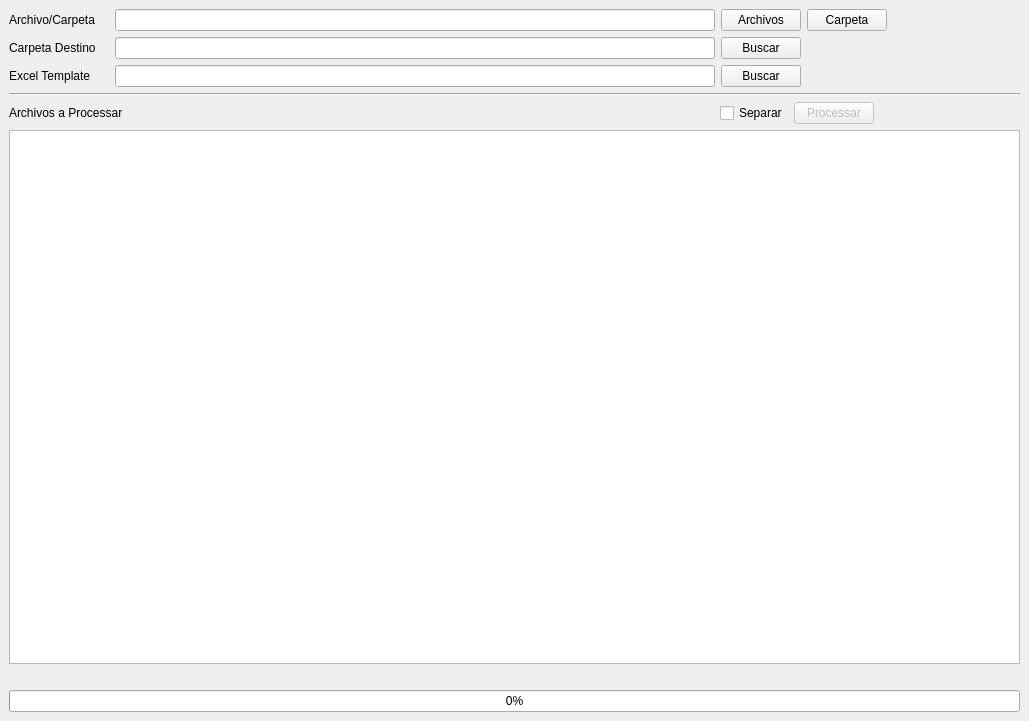
<?xml version="1.0" encoding="UTF-8"?>
<ui version="4.0">
 <class>MainWindow</class>
 <widget class="QMainWindow" name="MainWindow">
  <property name="windowModality">
   <enum>Qt::NonModal</enum>
  </property>
  <property name="geometry">
   <rect>
    <x>0</x>
    <y>0</y>
    <width>1029</width>
    <height>721</height>
   </rect>
  </property>
  <property name="sizePolicy">
   <sizepolicy hsizetype="Maximum" vsizetype="Maximum">
    <horstretch>0</horstretch>
    <verstretch>0</verstretch>
   </sizepolicy>
  </property>
  <property name="windowTitle">
   <string>Inspetrio - Informes de Inspección</string>
  </property>
  <property name="iconSize">
   <size>
    <width>170</width>
    <height>30</height>
   </size>
  </property>
  <property name="documentMode">
   <bool>false</bool>
  </property>
  <property name="unifiedTitleAndToolBarOnMac">
   <bool>false</bool>
  </property>
  <widget class="QWidget" name="centralwidget">
   <property name="sizePolicy">
    <sizepolicy hsizetype="Preferred" vsizetype="Preferred">
     <horstretch>0</horstretch>
     <verstretch>0</verstretch>
    </sizepolicy>
   </property>
   <layout class="QGridLayout" name="gridLayout">
    <item row="7" column="0">
     <widget class="QLabel" name="label_4">
      <property name="text">
       <string/>
      </property>
     </widget>
    </item>
    <item row="3" column="0">
     <widget class="Line" name="line">
      <property name="orientation">
       <enum>Qt::Horizontal</enum>
      </property>
     </widget>
    </item>
    <item row="8" column="0">
     <widget class="QProgressBar" name="progressBar">
      <property name="value">
       <number>0</number>
      </property>
     </widget>
    </item>
    <item row="0" column="0">
     <layout class="QHBoxLayout" name="horizontalLayout" stretch="0,0,0,0,0">
      <property name="sizeConstraint">
       <enum>QLayout::SetDefaultConstraint</enum>
      </property>
      <property name="leftMargin">
       <number>0</number>
      </property>
      <item>
       <widget class="QLabel" name="label">
        <property name="sizePolicy">
         <sizepolicy hsizetype="Fixed" vsizetype="Fixed">
          <horstretch>0</horstretch>
          <verstretch>0</verstretch>
         </sizepolicy>
        </property>
        <property name="minimumSize">
         <size>
          <width>100</width>
          <height>0</height>
         </size>
        </property>
        <property name="maximumSize">
         <size>
          <width>100</width>
          <height>16777215</height>
         </size>
        </property>
        <property name="frameShadow">
         <enum>QFrame::Raised</enum>
        </property>
        <property name="lineWidth">
         <number>0</number>
        </property>
        <property name="text">
         <string>Archivo/Carpeta</string>
        </property>
       </widget>
      </item>
      <item>
       <widget class="QLineEdit" name="lineEdit">
        <property name="sizePolicy">
         <sizepolicy hsizetype="Expanding" vsizetype="Fixed">
          <horstretch>0</horstretch>
          <verstretch>0</verstretch>
         </sizepolicy>
        </property>
        <property name="minimumSize">
         <size>
          <width>600</width>
          <height>0</height>
         </size>
        </property>
        <property name="maximumSize">
         <size>
          <width>800</width>
          <height>16777215</height>
         </size>
        </property>
        <property name="readOnly">
         <bool>true</bool>
        </property>
        <property name="clearButtonEnabled">
         <bool>false</bool>
        </property>
       </widget>
      </item>
      <item>
       <widget class="QPushButton" name="pushButton">
        <property name="sizePolicy">
         <sizepolicy hsizetype="Fixed" vsizetype="Fixed">
          <horstretch>0</horstretch>
          <verstretch>0</verstretch>
         </sizepolicy>
        </property>
        <property name="text">
         <string>Archivos</string>
        </property>
       </widget>
      </item>
      <item>
       <widget class="QPushButton" name="pushButton_5">
        <property name="sizePolicy">
         <sizepolicy hsizetype="Fixed" vsizetype="Fixed">
          <horstretch>0</horstretch>
          <verstretch>0</verstretch>
         </sizepolicy>
        </property>
        <property name="text">
         <string>Carpeta</string>
        </property>
       </widget>
      </item>
      <item>
       <spacer name="horizontalSpacer">
        <property name="orientation">
         <enum>Qt::Horizontal</enum>
        </property>
        <property name="sizeType">
         <enum>QSizePolicy::MinimumExpanding</enum>
        </property>
        <property name="sizeHint" stdset="0">
         <size>
          <width>40</width>
          <height>20</height>
         </size>
        </property>
       </spacer>
      </item>
     </layout>
    </item>
    <item row="1" column="0">
     <layout class="QHBoxLayout" name="horizontalLayout_2">
      <item>
       <widget class="QLabel" name="label_2">
        <property name="sizePolicy">
         <sizepolicy hsizetype="Fixed" vsizetype="Fixed">
          <horstretch>0</horstretch>
          <verstretch>0</verstretch>
         </sizepolicy>
        </property>
        <property name="minimumSize">
         <size>
          <width>100</width>
          <height>0</height>
         </size>
        </property>
        <property name="maximumSize">
         <size>
          <width>100</width>
          <height>16777215</height>
         </size>
        </property>
        <property name="cursor">
         <cursorShape>ArrowCursor</cursorShape>
        </property>
        <property name="text">
         <string>Carpeta Destino</string>
        </property>
       </widget>
      </item>
      <item>
       <widget class="QLineEdit" name="lineEdit_2">
        <property name="minimumSize">
         <size>
          <width>600</width>
          <height>0</height>
         </size>
        </property>
        <property name="maximumSize">
         <size>
          <width>800</width>
          <height>16777215</height>
         </size>
        </property>
        <property name="readOnly">
         <bool>true</bool>
        </property>
       </widget>
      </item>
      <item>
       <widget class="QPushButton" name="pushButton_2">
        <property name="sizePolicy">
         <sizepolicy hsizetype="Fixed" vsizetype="Fixed">
          <horstretch>0</horstretch>
          <verstretch>0</verstretch>
         </sizepolicy>
        </property>
        <property name="text">
         <string>Buscar</string>
        </property>
       </widget>
      </item>
      <item>
       <spacer name="horizontalSpacer_2">
        <property name="orientation">
         <enum>Qt::Horizontal</enum>
        </property>
        <property name="sizeType">
         <enum>QSizePolicy::MinimumExpanding</enum>
        </property>
        <property name="sizeHint" stdset="0">
         <size>
          <width>40</width>
          <height>20</height>
         </size>
        </property>
       </spacer>
      </item>
     </layout>
    </item>
    <item row="6" column="0">
     <widget class="QListWidget" name="listWidget">
      <property name="maximumSize">
       <size>
        <width>16777215</width>
        <height>16777215</height>
       </size>
      </property>
     </widget>
    </item>
    <item row="2" column="0">
     <layout class="QHBoxLayout" name="horizontalLayout_4">
      <item>
       <widget class="QLabel" name="label_5">
        <property name="sizePolicy">
         <sizepolicy hsizetype="Fixed" vsizetype="Fixed">
          <horstretch>0</horstretch>
          <verstretch>0</verstretch>
         </sizepolicy>
        </property>
        <property name="minimumSize">
         <size>
          <width>100</width>
          <height>0</height>
         </size>
        </property>
        <property name="maximumSize">
         <size>
          <width>100</width>
          <height>16777215</height>
         </size>
        </property>
        <property name="text">
         <string>Excel Template</string>
        </property>
       </widget>
      </item>
      <item>
       <widget class="QLineEdit" name="lineEdit_3">
        <property name="minimumSize">
         <size>
          <width>600</width>
          <height>0</height>
         </size>
        </property>
        <property name="maximumSize">
         <size>
          <width>800</width>
          <height>16777215</height>
         </size>
        </property>
        <property name="readOnly">
         <bool>true</bool>
        </property>
       </widget>
      </item>
      <item>
       <widget class="QPushButton" name="pushButton_4">
        <property name="sizePolicy">
         <sizepolicy hsizetype="Fixed" vsizetype="Fixed">
          <horstretch>0</horstretch>
          <verstretch>0</verstretch>
         </sizepolicy>
        </property>
        <property name="text">
         <string>Buscar</string>
        </property>
       </widget>
      </item>
      <item>
       <spacer name="horizontalSpacer_4">
        <property name="orientation">
         <enum>Qt::Horizontal</enum>
        </property>
        <property name="sizeType">
         <enum>QSizePolicy::MinimumExpanding</enum>
        </property>
        <property name="sizeHint" stdset="0">
         <size>
          <width>40</width>
          <height>20</height>
         </size>
        </property>
       </spacer>
      </item>
     </layout>
    </item>
    <item row="4" column="0">
     <layout class="QHBoxLayout" name="horizontalLayout_3">
      <item>
       <widget class="QLabel" name="label_3">
        <property name="sizePolicy">
         <sizepolicy hsizetype="Expanding" vsizetype="Fixed">
          <horstretch>0</horstretch>
          <verstretch>0</verstretch>
         </sizepolicy>
        </property>
        <property name="minimumSize">
         <size>
          <width>705</width>
          <height>0</height>
         </size>
        </property>
        <property name="maximumSize">
         <size>
          <width>905</width>
          <height>16777215</height>
         </size>
        </property>
        <property name="text">
         <string>Archivos a Processar</string>
        </property>
       </widget>
      </item>
      <item>
       <widget class="QCheckBox" name="checkBox">
        <property name="text">
         <string>Separar</string>
        </property>
       </widget>
      </item>
      <item>
       <widget class="QPushButton" name="pushButton_3">
        <property name="enabled">
         <bool>false</bool>
        </property>
        <property name="sizePolicy">
         <sizepolicy hsizetype="Fixed" vsizetype="Fixed">
          <horstretch>0</horstretch>
          <verstretch>0</verstretch>
         </sizepolicy>
        </property>
        <property name="text">
         <string>Processar</string>
        </property>
       </widget>
      </item>
      <item>
       <spacer name="horizontalSpacer_3">
        <property name="orientation">
         <enum>Qt::Horizontal</enum>
        </property>
        <property name="sizeType">
         <enum>QSizePolicy::MinimumExpanding</enum>
        </property>
        <property name="sizeHint" stdset="0">
         <size>
          <width>40</width>
          <height>20</height>
         </size>
        </property>
       </spacer>
      </item>
     </layout>
    </item>
   </layout>
  </widget>
 </widget>
 <resources/>
 <connections>
  <connection>
   <sender>pushButton</sender>
   <signal>clicked()</signal>
   <receiver>MainWindow</receiver>
   <slot>browse_input_files()</slot>
   <hints>
    <hint type="sourcelabel">
     <x>770</x>
     <y>16</y>
    </hint>
    <hint type="destinationlabel">
     <x>760</x>
     <y>0</y>
    </hint>
   </hints>
  </connection>
  <connection>
   <sender>pushButton_2</sender>
   <signal>clicked()</signal>
   <receiver>MainWindow</receiver>
   <slot>browse_out_dir()</slot>
   <hints>
    <hint type="sourcelabel">
     <x>750</x>
     <y>50</y>
    </hint>
    <hint type="destinationlabel">
     <x>705</x>
     <y>0</y>
    </hint>
   </hints>
  </connection>
  <connection>
   <sender>pushButton_3</sender>
   <signal>clicked()</signal>
   <receiver>MainWindow</receiver>
   <slot>process()</slot>
   <hints>
    <hint type="sourcelabel">
     <x>837</x>
     <y>124</y>
    </hint>
    <hint type="destinationlabel">
     <x>764</x>
     <y>0</y>
    </hint>
   </hints>
  </connection>
  <connection>
   <sender>pushButton_4</sender>
   <signal>clicked()</signal>
   <receiver>MainWindow</receiver>
   <slot>browse_template()</slot>
   <hints>
    <hint type="sourcelabel">
     <x>778</x>
     <y>77</y>
    </hint>
    <hint type="destinationlabel">
     <x>790</x>
     <y>-15</y>
    </hint>
   </hints>
  </connection>
  <connection>
   <sender>pushButton_5</sender>
   <signal>clicked()</signal>
   <receiver>MainWindow</receiver>
   <slot>browse_input_dir()</slot>
   <hints>
    <hint type="sourcelabel">
     <x>832</x>
     <y>15</y>
    </hint>
    <hint type="destinationlabel">
     <x>859</x>
     <y>-5</y>
    </hint>
   </hints>
  </connection>
  <connection>
   <sender>checkBox</sender>
   <signal>toggled(bool)</signal>
   <receiver>MainWindow</receiver>
   <slot>toggled_split()</slot>
   <hints>
    <hint type="sourcelabel">
     <x>749</x>
     <y>121</y>
    </hint>
    <hint type="destinationlabel">
     <x>950</x>
     <y>9</y>
    </hint>
   </hints>
  </connection>
 </connections>
 <slots>
  <slot>browse_input_files()</slot>
  <slot>browse_out_dir()</slot>
  <slot>process()</slot>
  <slot>browse_template()</slot>
  <slot>browse_input_dir()</slot>
  <slot>toggled_split()</slot>
 </slots>
</ui>
